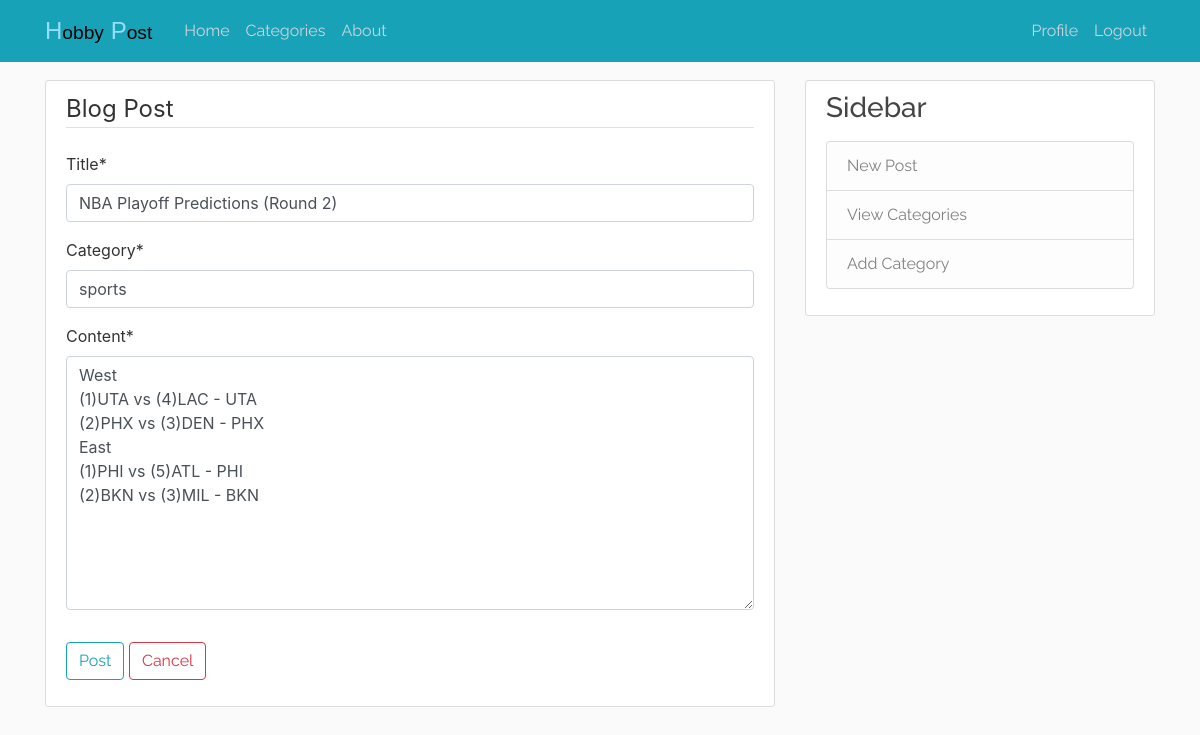
/post/66/update/ (signed in), run on the app's committed database.
### blog/models.py (models this page shows, shortened)
class Post(models.Model):
    title = models.CharField(max_length=100)
    content = models.TextField()
    date_posted = models.DateTimeField(default=timezone.now)
    author = models.ForeignKey(User, on_delete=models.CASCADE)
    category = models.CharField(max_length=100, default='none')
    likes = models.ManyToManyField(User, related_name='blog_posts')

### blog/views.py (the view, shortened to what this page needs)
# urls.py: path('post/<int:pk>/update/', PostUpdateView.as_view(), name='post-update'),
class PostUpdateView(LoginRequiredMixin, UserPassesTestMixin, UpdateView):
    model = Post
    fields = ['title', 'category', 'content']
    def test_func(self):
        post = self.get_object()
        if self.request.user == post.author:
            return True
        return False
    def get_context_data(self, *args, **kwargs):
        cat_menu = Category.objects.all()
        context = super(PostUpdateView, self).get_context_data(*args, **kwargs)
        context["cat_menu"] = cat_menu
        return context

### blog/templates/blog/post_form.html (shortened to what this page needs)
{% extends "blog/base.html" %}
{% load crispy_forms_tags %}
{% block content %}
    <div class="content-section">
        <form method="POST">
            <fieldset class="form-group">
                <legend class="border-bottom mb-4">Blog Post</legend>
                {{ form.title|as_crispy_field }}
                {{ form.category|as_crispy_field }}
                {{ form.content|as_crispy_field }}
            </fieldset>
            <div class="form-group">
                <button id="home-fonts" class="btn btn-outline-info" type="submit">Post</button>
                <a id="home-fonts" class="btn btn-outline-danger" href="{% url 'blog-home' %}">Cancel</a>
            </div>
        </form>
    </div>
{% endblock content %}

### blog/static/blog/main.css (style rules this page uses)
body { background: #fafafa; color: #333333; margin-top: 5rem; }
.content-section { background: #ffffff; padding: 10px 20px; border: 1px solid #dddddd; border-radius: 3px; margin-bottom: 20px; }

### blog/templates/blog/base.html (style rules this page uses)
#home-fonts { font-family: 'Raleway', sans-serif; }

### data on the page
Post: title "NBA Playoff Predictions (Round 2)", category "sports", content "West (1)UTA vs (4)LAC - UTA (2)PHX vs (3)DEN - PHX East (1)PHI vs (5)ATL - PHI (2)BKN vs (3)MIL - BKN"
